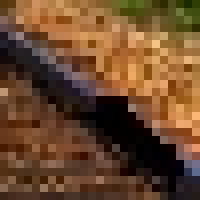
#> input picture src/block.jpg, 25 x 25 px (shown 8 times larger)
$ python NNF.py   (Python 2 division)
#> lines starting #> are read from the running program, lines starting #| are printed output that depends on the picture
#> in main, img1 is the input picture: shape (25, 25, 3); mean R, G, B 107.9, 72.9, 44.8
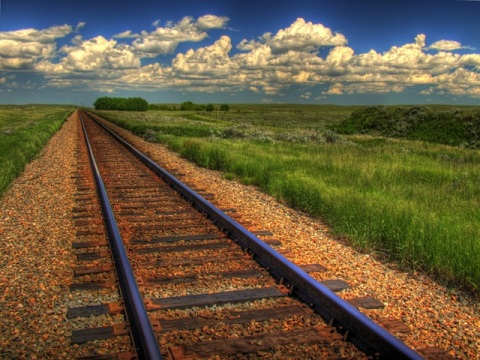
#> input picture image/example.jpg, 480 x 360 px
#> in main, img2 is the input picture: shape (360, 480, 3); mean R, G, B 104.2, 90.7, 63.7
import numpy as np
import random
import time

INT_MAX = 0xfffffff
patch_w  = 3
pm_iters = 7
rs_max   = INT_MAX

def dist(a, b, ax, ay, bx, by, cutoff=INT_MAX):
  ans = 0
  ac = a[ay:ay+patch_w, ax:ax+patch_w]
  bc = b[by:by+patch_w, bx:bx+patch_w]

  ans = ((1.0*ac - bc)**2).sum()
  if ans >= cutoff:
    return cutoff
  return ans

def improve_guess(a, b, ax, ay, xbest, ybest, dbest, bx, by):
  d = dist(a, b, ax, ay, bx, by, dbest)
  if d < dbest:
    # print 'improved_guess', dbest, '->', d
    dbest = d
    xbest = bx
    ybest = by
  return xbest, ybest, dbest


def showSubplot(a, b, ann, pos, index):
  da = a[pos[0]: pos[0]+patch_w, pos[1]: pos[1]+patch_w]
  bpos = ann[pos[0], pos[1]]
  db = b[bpos[0]: bpos[0]+patch_w, bpos[1]: bpos[1]+patch_w]
  print index
  print ((1.*da - db)**2).sum()

  npl.subplot(index[0], index[1], index[2]).imshow(da)
  npl.subplot(index[0], index[1], index[2]+1).imshow(db)


# Match image a to image b, returning the nearest neighbor field mapping a => b coords, stored in an RGB 24-bit image as (by<<12)|bx.
def patchmatch(a, b):
  # Effective width and height (possible upper left corners of patches).
  aew = a.shape[1] - patch_w + 1
#> aew = 23
  aeh = a.shape[0] - patch_w + 1
#> aeh = 23
  bew = b.shape[1] - patch_w + 1
#> bew = 478
  beh = b.shape[0] - patch_w + 1
#> beh = 358

  # Initialize with random nearest neighbor field (NNF).
  ann = np.random.rand(a.shape[0], a.shape[1], 2)
  ann[:, :, 0] *= beh
  ann[:, :, 1] *= bew
  ann = ann.astype('int32')
  annd = np.zeros((a.shape[0], a.shape[1]))*1.0
  print 'random init'
  for ay in range(aeh):
    for ax in range(aew):
      by, bx = ann[ay, ax]
      annd[ay, ax] = dist(a, b, ax, ay, bx, by)
#> this loop made 23 passes
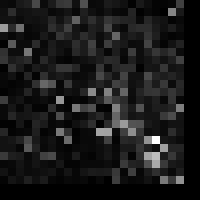
#> annd: shape (25, 25) float64 (shown 8 times larger); min 0, max 1067474, mean 113846.7; drawn with min black and max white

  print 'start iteration'
  for iter in range(pm_iters):
    print 'running iteration: %d/%d'%(iter, pm_iters)
    # In each iteration, improve the NNF, by looping in scanline or reverse-scanline order.
    ystart = xstart = 0
    ychange = xchange = 1
    yend = aeh
    xend = aew

    # In odd turn, travese with inverse order
    if iter % 2 == 1:
      xstart = xend - 1
      ystart = yend - 1
      xend = yend = -1
      xchange = ychange = -1

    update = 0
    start_time = time.time()
    for ay in range(ystart, yend, ychange):
      for ax in range(xstart, xend, xchange):
        # Current (best) guess.
        ybest, xbest = ann[ay, ax]
        dbest = annd[ay, ax]
        oriPos = ybest, xbest
        # Propagation: Improve current guess by trying instead correspondences from left and above (below and right on odd iterations).
        if (ax - xchange) < aew:
          yp, xp = ann[ay, ax-xchange]
          if xp < bew:
            xbest, ybest, dbest = improve_guess(a, b, ax, ay, xbest, ybest, dbest, xp, yp)

        if (ay - ychange) < aeh:
          yp, xp = ann[ay-ychange, ax]
          if yp < beh:
            xbest, ybest, dbest = improve_guess(a, b, ax, ay, xbest, ybest, dbest, xp, yp)

        # Random search: Improve current guess by searching in boxes of exponentially decreasing size around the current best guess.
        mag = min(rs_max, max(b.shape[1], b.shape[0]))
        index = 0
        while mag >= 1:
          index += 1
          # Sampling window
          xmin = max(xbest-mag, 0)
          xmax = min(xbest+mag+1, bew)
          ymin = max(ybest-mag, 0)
          ymax = min(ybest+mag+1, beh)
          xp = xmin + random.randint(0, xmax-xmin-1)
          yp = ymin + random.randint(0, ymax-ymin-1)
          xbest, ybest, dbest = improve_guess(a, b, ax, ay, xbest, ybest, dbest, xp, yp)
          mag /= 2

        if oriPos != (ybest, xbest):
          update += 1
        ann[ay, ax] = [ybest, xbest]
        annd[ay, ax] = dbest

    print '%d pixels updated, '%update, 'annd.mean():', annd.mean()
    print 'iteration:', time.time() - start_time, 'seconds'
#> this loop made 7 passes
#| running iteration: 0/7
#| 521 pixels updated,  annd.mean(): 16603.2992
#| running iteration: 1/7
#| 312 pixels updated,  annd.mean(): 13910.9936
#| running iteration: 2/7
#| 195 pixels updated,  annd.mean(): 12796.8272
#| running iteration: 3/7
#| 141 pixels updated,  annd.mean(): 12122.904
#| running iteration: 4/7
#| 101 pixels updated,  annd.mean(): 11746.1488
#> (further printed lines are left out)
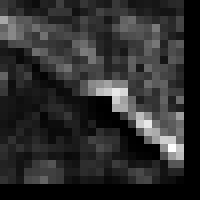
#> annd: shape (25, 25) float64 (shown 8 times larger); min 0, max 61266, mean 11192.5; drawn with min black and max white
  return ann, annd


def main():
  import matplotlib.pyplot as npl
  tt = 'block.jpg'
  tt2 = '../image/example.jpg'

  img1 = npl.imread(tt)
  img2 = npl.imread(tt2)
  start_time = time.time()
  ann, annd = patchmatch(img1, img2)
  print 'total', time.time() - start_time, 'seconds'
  t = np.zeros_like(img1, dtype=img1.dtype)
  for i in range(ann.shape[0]):
    for j in range(ann.shape[1]):
      t[i, j] = img2[ann[i, j][0], ann[i][j][1]]
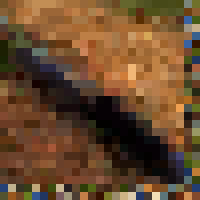
#> t: shape (25, 25, 3) (shown 8 times larger); mean R, G, B 106.2, 74.4, 45.4

  npl.subplot(3,1,1).imshow(t)
  npl.subplot(3,1,2).imshow(img1)
  npl.subplot(3,1,3).imshow(img2)
  npl.show()


if __name__ == "__main__":
  main()
